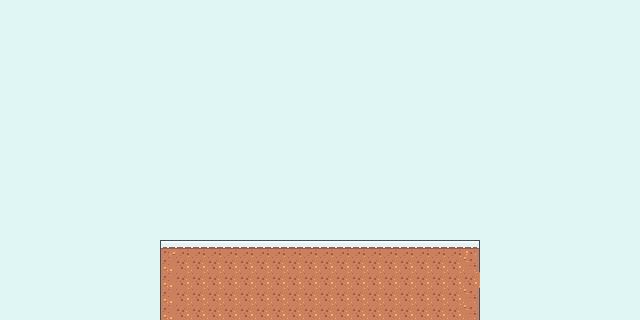

Rendered tile map (Tiled .tmx) drawn with the repository's tilesets; below, a short description and the full map source, tile grids included:
An orthogonal 40x20 tile map with 16x16 px tiles, 2 tile layers (Background, Foreground), 2 tilesets and 3 objects.

<map version="1.10" tiledversion="1.10.2" orientation="orthogonal" renderorder="right-down" width="40" height="20" tilewidth="16" tileheight="16" infinite="0" nextlayerid="5" nextobjectid="18">
 <tileset firstgid="1" source="tilemap-backgrounds_packed.tsx" />
 <tileset firstgid="28" source="tilemap_packed.tsx" />
 <layer id="1" name="Background" width="40" height="20">
  <data encoding="csv">
2,2,2,2,2,2,2,2,2,2,2,2,2,2,2,2,2,2,2,2,2,2,2,2,2,2,2,2,2,2,2,2,2,2,2,2,2,2,2,2,
2,2,2,2,2,2,2,2,2,2,2,2,2,2,2,2,2,2,2,2,2,2,2,2,2,2,2,2,2,2,2,2,2,2,2,2,2,2,2,2,
2,2,2,2,2,2,2,2,2,2,2,2,2,2,2,2,2,2,2,2,2,2,2,2,2,2,2,2,2,2,2,2,2,2,2,2,2,2,2,2,
2,2,2,2,2,2,2,2,2,2,2,2,2,2,2,2,2,2,2,2,2,2,2,2,2,2,2,2,2,2,2,2,2,2,2,2,2,2,2,2,
2,2,2,2,2,2,2,2,2,2,2,2,2,2,2,2,2,2,2,2,2,2,2,2,2,2,2,2,2,2,2,2,2,2,2,2,2,2,2,2,
2,2,2,2,2,2,2,2,2,2,2,2,2,2,2,2,2,2,2,2,2,2,2,2,2,2,2,2,2,2,2,2,2,2,2,2,2,2,2,2,
2,2,2,2,2,2,2,2,2,2,2,2,2,2,2,2,2,2,2,2,2,2,2,2,2,2,2,2,2,2,2,2,2,2,2,2,2,2,2,2,
2,2,2,2,2,2,2,2,2,2,2,2,2,2,2,2,2,2,2,2,2,2,2,2,2,2,2,2,2,2,2,2,2,2,2,2,2,2,2,2,
2,2,2,2,2,2,2,2,2,2,2,2,2,2,2,2,2,2,2,2,2,2,2,2,2,2,2,2,2,2,2,2,2,2,2,2,2,2,2,2,
2,2,2,2,2,2,2,2,2,2,2,2,2,2,2,2,2,2,2,2,2,2,2,2,2,2,2,2,2,2,2,2,2,2,2,2,2,2,2,2,
2,2,2,2,2,2,2,2,2,2,2,2,2,2,2,2,2,2,2,2,2,2,2,2,2,2,2,2,2,2,2,2,2,2,2,2,2,2,2,2,
2,2,2,2,2,2,2,2,2,2,2,2,2,2,2,2,2,2,2,2,2,2,2,2,2,2,2,2,2,2,2,2,2,2,2,2,2,2,2,2,
2,2,2,2,2,2,2,2,2,2,2,2,2,2,2,2,2,2,2,2,2,2,2,2,2,2,2,2,2,2,2,2,2,2,2,2,2,2,2,2,
2,2,2,2,2,2,2,2,2,2,2,2,2,2,2,2,2,2,2,2,2,2,2,2,2,2,2,2,2,2,2,2,2,2,2,2,2,2,2,2,
3,3,2,2,2,2,2,2,2,2,2,2,2,2,2,2,2,2,2,2,2,2,2,2,2,2,2,2,2,2,2,2,2,2,2,2,2,2,2,2,
3,3,2,2,2,2,2,2,2,2,2,2,2,2,2,2,2,2,2,2,2,2,2,2,2,2,2,2,2,2,2,2,2,2,2,2,2,2,2,2,
3,3,2,2,2,2,2,2,2,2,2,2,2,2,2,2,2,2,2,2,2,2,2,2,2,2,2,2,2,2,2,2,2,2,2,2,2,2,2,2,
3,3,1,1,1,1,1,1,1,1,2,2,2,2,2,2,2,2,2,2,2,2,2,2,2,2,2,2,2,2,2,2,2,2,2,2,2,2,2,2,
3,3,1,1,1,1,1,1,1,1,2,2,2,2,2,2,2,2,2,2,2,2,2,2,2,2,2,2,2,2,2,2,2,2,2,2,2,2,2,2,
3,3,1,1,1,1,1,1,1,1,2,2,2,2,2,2,2,2,2,2,2,2,2,2,2,2,2,2,2,2,2,2,2,2,2,2,2,2,2,2
</data>
 </layer>
 <layer id="2" name="Foreground" width="40" height="20">
  <data encoding="csv">
0,0,0,0,0,0,0,0,0,0,0,0,0,0,0,0,0,0,0,0,0,0,0,0,0,0,0,0,0,0,0,0,0,0,0,0,0,0,0,0,
0,0,0,0,0,0,0,0,0,0,0,0,0,0,0,0,0,0,0,0,0,0,0,0,0,0,0,0,0,0,0,0,0,0,0,0,0,0,0,0,
0,0,0,0,0,0,0,0,0,0,0,0,0,0,0,0,0,0,0,0,0,0,0,0,0,0,0,0,0,0,0,0,0,0,0,0,0,0,0,0,
0,0,0,0,0,0,0,0,0,0,0,0,0,0,0,0,0,0,0,0,0,0,0,0,0,0,0,0,0,0,0,0,0,0,0,0,0,0,0,0,
0,0,0,0,0,0,0,0,0,0,0,0,0,0,0,0,0,0,0,0,0,0,0,0,0,0,0,0,0,0,0,0,0,0,0,0,0,0,0,0,
0,0,0,0,0,0,0,0,0,0,0,0,0,0,0,0,0,0,0,0,0,0,0,0,0,0,0,0,0,0,0,0,0,0,0,0,0,0,0,0,
0,0,0,0,0,0,0,0,0,0,0,0,0,0,0,0,0,0,0,0,0,0,0,0,0,0,0,0,0,0,0,0,0,0,0,0,0,0,0,0,
0,0,0,0,0,0,0,0,0,0,0,0,0,0,0,0,0,0,0,0,0,0,0,0,0,0,0,0,0,0,0,0,0,0,0,0,0,0,0,0,
0,0,0,0,0,0,0,0,0,0,0,0,0,0,0,0,0,0,0,0,0,0,0,0,0,0,0,0,0,0,0,0,0,0,0,0,0,0,0,0,
0,0,0,0,0,0,0,0,0,0,0,0,0,0,0,0,0,0,0,0,0,0,0,0,0,0,0,0,0,0,0,0,0,0,0,0,0,0,0,0,
0,0,0,0,0,0,0,0,0,0,0,0,0,0,0,0,0,0,0,0,0,0,0,0,0,0,0,0,0,0,0,0,0,0,0,0,0,0,0,0,
0,0,0,0,0,0,0,0,0,0,0,0,0,0,0,0,0,0,0,0,0,0,0,0,0,0,0,0,0,0,0,0,0,0,0,0,0,0,0,0,
0,0,0,0,0,0,0,0,0,0,0,0,0,0,0,0,0,0,0,0,0,0,0,0,0,0,0,0,0,0,0,0,0,0,0,0,0,0,0,0,
0,0,0,0,0,0,0,0,0,0,0,0,0,0,0,0,0,0,0,0,0,0,0,0,0,0,0,0,0,0,0,0,0,0,0,0,0,0,0,0,
0,0,0,0,0,0,0,0,0,0,0,0,0,0,0,0,0,0,0,0,0,0,0,0,0,0,0,0,0,0,0,0,0,0,0,0,0,0,0,0,
0,0,0,0,0,0,0,0,0,0,129,130,130,130,130,130,130,130,130,130,130,130,130,130,130,130,130,130,130,131,0,0,0,0,0,0,0,0,0,0,
0,0,0,0,0,0,0,0,0,0,149,150,150,150,150,150,150,150,150,150,150,150,150,150,150,150,150,150,150,151,0,0,0,0,0,0,0,0,0,0,
0,0,0,0,0,0,0,0,0,0,149,150,150,150,150,150,150,150,150,150,150,150,150,150,150,150,150,150,150,150,0,0,0,0,0,0,0,0,0,0,
0,0,0,0,0,0,0,0,0,0,149,150,150,150,150,150,150,150,150,150,150,150,150,150,150,150,150,150,150,151,0,0,0,0,0,0,0,0,0,0,
0,0,0,0,0,0,0,0,0,0,149,150,150,150,150,150,150,150,150,150,150,150,150,150,150,150,150,150,150,151,0,0,0,0,0,0,0,0,0,0
</data>
 </layer>
 <objectgroup id="3" name="Platforms">
  <object id="2" x="159.618" y="240" width="320.567" height="80" />
 </objectgroup>
 <objectgroup id="4" name="Entities">
  <object id="16" x="384" y="215.5" width="16" height="16" />
  <object id="17" x="320" y="128" width="16" height="16">
   <properties>
    <property name="isPlayer" value="" />
   </properties>
  </object>
 </objectgroup>
</map>
